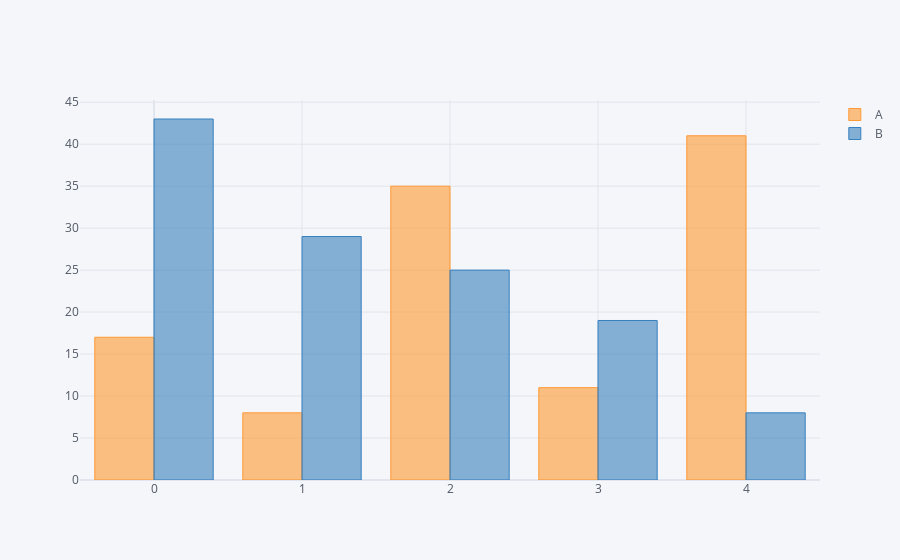

Notebook cell for this chart:
### Markdown cell above
# bar

### Code cell
df2.iplot(kind = "bar")

### Figure 1 — Plotly figure (JSON) as saved in the notebook; plotly's stock layout.template omitted (floating-point values rounded to 4 significant figures)
{"data": [{"marker": {"color": "rgba(255, 153, 51, 0.6)", "line": {"color": "rgba(255, 153, 51, 1.0)", "width": 1}}, "name": "A", "orientation": "v", "text": "", "type": "bar", "x": [0, 1, 2, 3, 4], "y": [17, 8, 35, 11, 41]}, {"marker": {"color": "rgba(55, 128, 191, 0.6)", "line": {"color": "rgba(55, 128, 191, 1.0)", "width": 1}}, "name": "B", "orientation": "v", "text": "", "type": "bar", "x": [0, 1, 2, 3, 4], "y": [43, 29, 25, 19, 8]}], "layout": {"legend": {"bgcolor": "#F5F6F9", "font": {"color": "#4D5663"}}, "paper_bgcolor": "#F5F6F9", "plot_bgcolor": "#F5F6F9", "title": {"font": {"color": "#4D5663"}}, "xaxis": {"gridcolor": "#E1E5ED", "showgrid": true, "tickfont": {"color": "#4D5663"}, "title": {"font": {"color": "#4D5663"}, "text": ""}, "zerolinecolor": "#E1E5ED"}, "yaxis": {"gridcolor": "#E1E5ED", "showgrid": true, "tickfont": {"color": "#4D5663"}, "title": {"font": {"color": "#4D5663"}, "text": ""}, "zerolinecolor": "#E1E5ED"}}}
